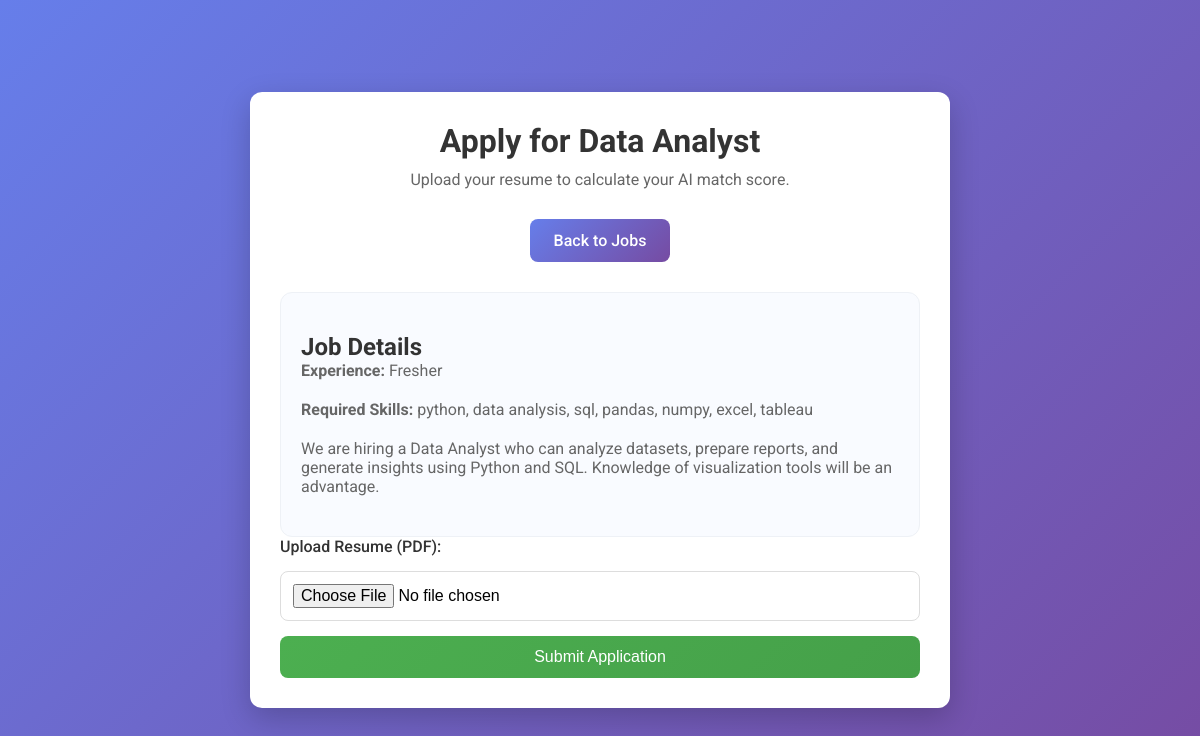
/apply_job/4 (signed in), run on the app's committed database.
### models.py (models this page shows, shortened)
class Job(db.Model):
    id = db.Column(db.Integer, primary_key=True)
    title = db.Column(db.String(150), nullable=False)
    description = db.Column(db.Text, nullable=False)
    required_skills = db.Column(db.Text, nullable=True)
    experience_level = db.Column(db.String(50), nullable=True)
    created_by = db.Column(db.Integer, db.ForeignKey('user.id'), nullable=False)
    created_at = db.Column(db.DateTime, default=datetime.utcnow)
    applications = db.relationship('Application', backref='job', lazy=True)

### app.py (the view, shortened to what this page needs)
@app.route('/apply_job/<int:job_id>', methods=['GET', 'POST'])
@login_required
@require_roles('candidate')
def apply_job(job_id):
    job = Job.query.get_or_404(job_id)
    existing = Application.query.filter_by(job_id=job.id, candidate_id=current_user.id).first()
    if existing:
        flash('You have already applied to this job.', 'error')
        return redirect(url_for('jobs'))
    return render_template('apply_job.html', job=job)

### app.py (called while the page is built)
def require_roles(*roles):
    def decorator(func):
        @wraps(func)
        def wrapper(*args, **kwargs):
            if not current_user.is_authenticated:
                return login_manager.unauthorized()
            if current_user.role not in roles and not is_admin_user():
                flash('You do not have permission to access this page.', 'error')
                return redirect(url_for('index'))
            return func(*args, **kwargs)
        return wrapper
    return decorator

@login_manager.user_loader
def load_user(user_id):
    return User.query.get(int(user_id))

### templates/apply_job.html (shortened to what this page needs)
<!DOCTYPE html>
<html lang="en">
<head>
    <link rel="stylesheet" href="{{ url_for('static', filename='style.css') }}">
</head>
<body>
    <div class="container">
        <h1>Apply for {{ job.title }}</h1>
        <p>Upload your resume to calculate your AI match score.</p>
        <a href="{{ url_for('jobs') }}" class="btn btn-secondary">Back to Jobs</a>
        <div class="card">
            <h2>Job Details</h2>
            <p><strong>Experience:</strong> {{ job.experience_level or 'Any' }}</p>
            <p><strong>Required Skills:</strong> {{ job.required_skills or 'Not specified' }}</p>
            <p>{{ job.description }}</p>
        </div>
        <form method="POST" enctype="multipart/form-data">
            <label for="resume">Upload Resume (PDF):</label>
            <input type="file" id="resume" name="resume" accept=".pdf" required>
            <button type="submit">Submit Application</button>
        </form>
    </div>
</body>
</html>

### static/style.css (style rules this page uses)
* { margin: 0; padding: 0; box-sizing: border-box; }
body { font-family: 'Roboto', sans-serif; background: linear-gradient(135deg, #667eea 0%, #764ba2 100%); margin: 0; padding: 20px; min-height: 100vh; display: flex; align-items: center; justify-content: center; }
.container { max-width: 700px; width: 100%; background: white; padding: 30px; border-radius: 12px; box-shadow: 0 10px 30px rgba(0,0,0,0.2); text-align: center; }
h1 { color: #333; margin-bottom: 10px; font-size: 2em; }
h2 { color: #333; margin-top: 20px; font-size: 1.5em; }
p { color: #666; margin-bottom: 20px; }
form { display: flex; flex-direction: column; gap: 15px; }
label { font-weight: 500; color: #333; text-align: left; }
input, textarea, select { padding: 12px; border: 1px solid #ddd; border-radius: 8px; font-size: 16px; transition: border-color 0.3s; }
button { background: linear-gradient(135deg, #4CAF50, #45a049); color: white; padding: 12px; border: none; border-radius: 8px; font-size: 16px; font-weight: 500; cursor: pointer; transition: transform 0.2s, box-shadow 0.2s; }
.btn { display: inline-block; background: linear-gradient(135deg, #4CAF50, #45a049); color: white; padding: 12px 24px; border: none; border-radius: 8px; font-size: 16px; font-weight: 500; cursor: pointer; transition: transform 0.2s, box-shadow 0.2s; text-decoration: none; margin: 10px; }
.btn-secondary { background: linear-gradient(135deg, #667eea, #764ba2); }
.card { background: #f9fbff; border-radius: 12px; padding: 20px; margin-top: 20px; text-align: left; border: 1px solid #eef1f6; }

### data on the page
Job: title "Data Analyst", experience_level "Fresher", required_skills "python, data analysis, sql, pandas, numpy, excel, tableau", description "We are hiring a Data Analyst who can analyze datasets, prepare reports, and generate insights using Python and SQL. Knowledge of visualization tools will be an advantage."
